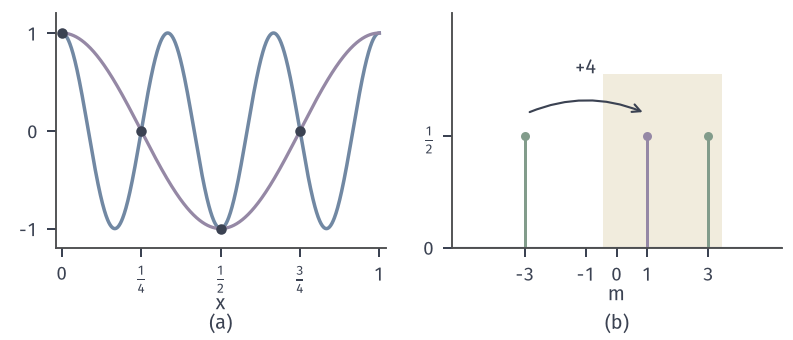

Generate this figure with Python:
from pathlib import Path
import sys
ROOT = next(p for p in Path(__file__).resolve().parents if (p/"build.sh").is_file() and (p/"tex/book.tex").is_file())
sys.path.insert(0, str(ROOT/"figures/00-shared/mathematical-preliminaries-upper/00-shared/comprehension-figures"))
from support import figure, save, BLUE, GREEN, YELLOW, RED, PURPLE, INK, MUTED, GRID, BLUE_FILL, GREEN_FILL, YELLOW_FILL, RED_FILL, PURPLE_FILL
import numpy as np

def tag(fig, axes, y=.02):
    for ax, s in zip(axes, ['(a)', '(b)', '(c)', '(d)', '(e)', '(f)']):
        q = ax.get_position(); fig.text((q.x0+q.x1)/2, y, s, ha='center', va='bottom')

# g=cos(6 pi x) 与 cos(2 pi x) 在 x=n/4 取值相同；系数 m=+-3 按模 4 折到 k=3,1。
fig, axes = figure(width_mm=112, height_mm=48, ncols=2)
fig.set_layout_engine(None)
fig.subplots_adjust(left=.07, right=.985, top=.96, bottom=.27, wspace=.2)
ax = axes[0]
x = np.linspace(0, 1, 800)
ax.plot(x, np.cos(6*np.pi*x), color=BLUE, lw=1.4)
ax.plot(x, np.cos(2*np.pi*x), color=PURPLE, lw=1.3)
n = np.arange(4); ax.plot(n/4, np.cos(np.pi*n/2), 'o', ms=4.2, color=INK, mew=0)
ax.set_xlim(-.02, 1.02); ax.set_ylim(-1.2, 1.2); ax.set_xticks([0, .25, .5, .75, 1]); ax.set_xticklabels(['$0$', r'$\frac{1}{4}$', r'$\frac{1}{2}$', r'$\frac{3}{4}$', '$1$']); ax.set_yticks([-1, 0, 1]); ax.set_xlabel('$x$', labelpad=0)
ax = axes[1]
ax.fill_between([-.45, 3.45], 0, .78, color=YELLOW_FILL, lw=0)
ax.axhline(0, color=MUTED, lw=.85)
ax.vlines([-3, 3], 0, .5, color=GREEN, lw=1.2); ax.plot([-3, 3], [.5, .5], 'o', ms=3.6, color=GREEN, mew=0)
ax.vlines([1], 0, .5, color=PURPLE, lw=1.2); ax.plot([1], [.5], 'o', ms=3.6, color=PURPLE, mew=0)
ax.annotate('', xy=(1, .6), xytext=(-3, .6), arrowprops=dict(arrowstyle='->', lw=.85, color=INK, connectionstyle='arc3,rad=-.22', shrinkA=2, shrinkB=2))
ax.text(-1, .76, '$+4$', ha='center', va='bottom')
ax.set_xlim(-5.4, 5.4); ax.set_ylim(0, 1.05); ax.set_xticks([-3, -1, 0, 1, 3]); ax.set_yticks([0, .5]); ax.set_yticklabels(['$0$', r'$\frac{1}{2}$']); ax.set_xlabel('$m$', labelpad=0)
tag(fig, axes)
save(fig, Path(__file__).resolve().parent, 'figure', {'formula': 'cos(6 pi n/4)=cos(2 pi n/4); g^(+-3)=1/2, N=4, m=-3 maps to k=1'})
